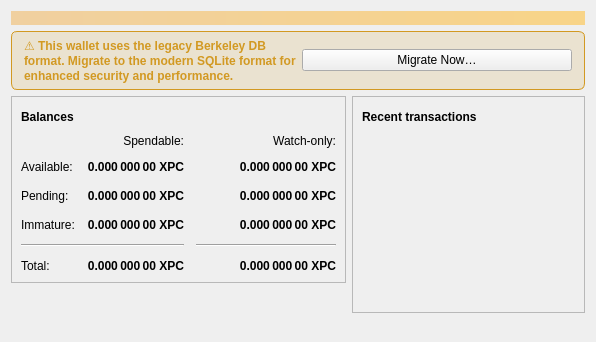
<?xml version="1.0" encoding="UTF-8"?>
<ui version="4.0">
 <class>OverviewPage</class>
 <widget class="QWidget" name="OverviewPage">
  <property name="geometry">
   <rect>
    <x>0</x>
    <y>0</y>
    <width>596</width>
    <height>342</height>
   </rect>
  </property>
  <property name="windowTitle">
   <string>Form</string>
  </property>
  <layout class="QVBoxLayout" name="topLayout">
   <item>
    <widget class="QLabel" name="labelAlerts">
     <property name="visible">
      <bool>false</bool>
     </property>
     <property name="styleSheet">
      <string notr="true">QLabel { background-color: qlineargradient(x1: 0, y1: 0, x2: 1, y2: 0, stop:0 #F0D0A0, stop:1 #F8D488); color:#000000; }</string>
     </property>
     <property name="wordWrap">
      <bool>true</bool>
     </property>
     <property name="margin">
      <number>3</number>
     </property>
     <property name="textInteractionFlags">
      <set>Qt::TextSelectableByMouse</set>
     </property>
    </widget>
   </item>
   <item>
    <widget class="QFrame" name="frameBDBWarning">
     <property name="visible">
      <bool>false</bool>
     </property>
     <property name="styleSheet">
      <string notr="true">QFrame#frameBDBWarning { background-color: rgba(210, 153, 34, 0.15); border: 1px solid #d29922; border-radius: 6px; } QLabel#labelBDBWarningText { color: #d29922; font-weight: 500; }</string>
     </property>
     <layout class="QHBoxLayout" name="layoutBDBWarning">
      <property name="leftMargin">
       <number>12</number>
      </property>
      <property name="topMargin">
       <number>6</number>
      </property>
      <property name="rightMargin">
       <number>12</number>
      </property>
      <property name="bottomMargin">
       <number>6</number>
      </property>
      <item>
       <widget class="QLabel" name="labelBDBWarningText">
        <property name="text">
         <string>⚠️ This wallet uses the legacy Berkeley DB format. Migrate to the modern SQLite format for enhanced security and performance.</string>
        </property>
        <property name="wordWrap">
         <bool>true</bool>
        </property>
       </widget>
      </item>
      <item>
       <widget class="QPushButton" name="buttonMigrateBDB">
        <property name="text">
         <string>Migrate Now…</string>
        </property>
        <property name="cursor">
         <cursorShape>PointingHandCursor</cursorShape>
        </property>
       </widget>
      </item>
     </layout>
    </widget>
   </item>
   <item>
    <layout class="QHBoxLayout" name="horizontalLayout" stretch="1,1">
     <item>
      <layout class="QVBoxLayout" name="verticalLayout_2">
       <item>
        <widget class="QFrame" name="frame">
         <property name="frameShape">
          <enum>QFrame::StyledPanel</enum>
         </property>
         <property name="frameShadow">
          <enum>QFrame::Raised</enum>
         </property>
         <layout class="QVBoxLayout" name="verticalLayout_4">
          <item>
           <layout class="QHBoxLayout" name="horizontalLayout_4">
            <item>
             <widget class="QLabel" name="label_5">
              <property name="font">
               <font>
                <weight>75</weight>
                <bold>true</bold>
               </font>
              </property>
              <property name="text">
               <string>Balances</string>
              </property>
             </widget>
            </item>
            <item>
             <widget class="QPushButton" name="labelWalletStatus">
              <property name="enabled">
               <bool>true</bool>
              </property>
              <property name="maximumSize">
               <size>
                <width>30</width>
                <height>16777215</height>
               </size>
              </property>
              <property name="toolTip">
               <string>The displayed information may be out of date. Your wallet automatically synchronizes with the XPChain network after a connection is established, but this process has not completed yet.</string>
              </property>
              <property name="text">
               <string/>
              </property>
              <property name="icon">
               <iconset resource="../bitcoin.qrc">
                <normaloff>:/icons/warning</normaloff>
                <disabledoff>:/icons/warning</disabledoff>:/icons/warning</iconset>
              </property>
              <property name="iconSize">
               <size>
                <width>24</width>
                <height>24</height>
               </size>
              </property>
              <property name="flat">
               <bool>true</bool>
              </property>
             </widget>
            </item>
            <item>
             <spacer name="horizontalSpacer_3">
              <property name="orientation">
               <enum>Qt::Horizontal</enum>
              </property>
              <property name="sizeHint" stdset="0">
               <size>
                <width>40</width>
                <height>20</height>
               </size>
              </property>
             </spacer>
            </item>
           </layout>
          </item>
          <item>
           <layout class="QGridLayout" name="gridLayout">
            <property name="spacing">
             <number>12</number>
            </property>
            <item row="2" column="2">
             <widget class="QLabel" name="labelWatchPending">
              <property name="font">
               <font>
                <weight>75</weight>
                <bold>true</bold>
               </font>
              </property>
              <property name="cursor">
               <cursorShape>IBeamCursor</cursorShape>
              </property>
              <property name="toolTip">
               <string>Unconfirmed transactions to watch-only addresses</string>
              </property>
              <property name="text">
               <string notr="true">0.000 000 00 XPC</string>
              </property>
              <property name="alignment">
               <set>Qt::AlignRight|Qt::AlignTrailing|Qt::AlignVCenter</set>
              </property>
              <property name="textInteractionFlags">
               <set>Qt::LinksAccessibleByMouse|Qt::TextSelectableByKeyboard|Qt::TextSelectableByMouse</set>
              </property>
             </widget>
            </item>
            <item row="2" column="1">
             <widget class="QLabel" name="labelUnconfirmed">
              <property name="font">
               <font>
                <weight>75</weight>
                <bold>true</bold>
               </font>
              </property>
              <property name="cursor">
               <cursorShape>IBeamCursor</cursorShape>
              </property>
              <property name="toolTip">
               <string>Total of transactions that have yet to be confirmed, and do not yet count toward the spendable balance</string>
              </property>
              <property name="text">
               <string notr="true">0.000 000 00 XPC</string>
              </property>
              <property name="alignment">
               <set>Qt::AlignRight|Qt::AlignTrailing|Qt::AlignVCenter</set>
              </property>
              <property name="textInteractionFlags">
               <set>Qt::LinksAccessibleByMouse|Qt::TextSelectableByKeyboard|Qt::TextSelectableByMouse</set>
              </property>
             </widget>
            </item>
            <item row="3" column="2">
             <widget class="QLabel" name="labelWatchImmature">
              <property name="font">
               <font>
                <weight>75</weight>
                <bold>true</bold>
               </font>
              </property>
              <property name="cursor">
               <cursorShape>IBeamCursor</cursorShape>
              </property>
              <property name="toolTip">
               <string>Mined balance in watch-only addresses that has not yet matured</string>
              </property>
              <property name="text">
               <string notr="true">0.000 000 00 XPC</string>
              </property>
              <property name="alignment">
               <set>Qt::AlignRight|Qt::AlignTrailing|Qt::AlignVCenter</set>
              </property>
              <property name="textInteractionFlags">
               <set>Qt::LinksAccessibleByMouse|Qt::TextSelectableByKeyboard|Qt::TextSelectableByMouse</set>
              </property>
             </widget>
            </item>
            <item row="4" column="0" colspan="2">
             <widget class="Line" name="line">
              <property name="orientation">
               <enum>Qt::Horizontal</enum>
              </property>
             </widget>
            </item>
            <item row="4" column="2">
             <widget class="Line" name="lineWatchBalance">
              <property name="sizePolicy">
               <sizepolicy hsizetype="Preferred" vsizetype="Fixed">
                <horstretch>0</horstretch>
                <verstretch>0</verstretch>
               </sizepolicy>
              </property>
              <property name="minimumSize">
               <size>
                <width>140</width>
                <height>0</height>
               </size>
              </property>
              <property name="orientation">
               <enum>Qt::Horizontal</enum>
              </property>
             </widget>
            </item>
            <item row="5" column="0">
             <widget class="QLabel" name="labelTotalText">
              <property name="text">
               <string>Total:</string>
              </property>
             </widget>
            </item>
            <item row="3" column="1">
             <widget class="QLabel" name="labelImmature">
              <property name="font">
               <font>
                <weight>75</weight>
                <bold>true</bold>
               </font>
              </property>
              <property name="cursor">
               <cursorShape>IBeamCursor</cursorShape>
              </property>
              <property name="toolTip">
               <string>Mined balance that has not yet matured</string>
              </property>
              <property name="text">
               <string notr="true">0.000 000 00 XPC</string>
              </property>
              <property name="alignment">
               <set>Qt::AlignRight|Qt::AlignTrailing|Qt::AlignVCenter</set>
              </property>
              <property name="textInteractionFlags">
               <set>Qt::LinksAccessibleByMouse|Qt::TextSelectableByKeyboard|Qt::TextSelectableByMouse</set>
              </property>
             </widget>
            </item>
            <item row="2" column="3">
             <spacer name="horizontalSpacer_2">
              <property name="orientation">
               <enum>Qt::Horizontal</enum>
              </property>
              <property name="sizeHint" stdset="0">
               <size>
                <width>40</width>
                <height>20</height>
               </size>
              </property>
             </spacer>
            </item>
            <item row="3" column="0">
             <widget class="QLabel" name="labelImmatureText">
              <property name="text">
               <string>Immature:</string>
              </property>
             </widget>
            </item>
            <item row="5" column="1">
             <widget class="QLabel" name="labelTotal">
              <property name="font">
               <font>
                <weight>75</weight>
                <bold>true</bold>
               </font>
              </property>
              <property name="cursor">
               <cursorShape>IBeamCursor</cursorShape>
              </property>
              <property name="toolTip">
               <string>Your current total balance</string>
              </property>
              <property name="text">
               <string notr="true">0.000 000 00 XPC</string>
              </property>
              <property name="alignment">
               <set>Qt::AlignRight|Qt::AlignTrailing|Qt::AlignVCenter</set>
              </property>
              <property name="textInteractionFlags">
               <set>Qt::LinksAccessibleByMouse|Qt::TextSelectableByKeyboard|Qt::TextSelectableByMouse</set>
              </property>
             </widget>
            </item>
            <item row="5" column="2">
             <widget class="QLabel" name="labelWatchTotal">
              <property name="font">
               <font>
                <weight>75</weight>
                <bold>true</bold>
               </font>
              </property>
              <property name="cursor">
               <cursorShape>IBeamCursor</cursorShape>
              </property>
              <property name="toolTip">
               <string>Current total balance in watch-only addresses</string>
              </property>
              <property name="text">
               <string notr="true">0.000 000 00 XPC</string>
              </property>
              <property name="alignment">
               <set>Qt::AlignRight|Qt::AlignTrailing|Qt::AlignVCenter</set>
              </property>
              <property name="textInteractionFlags">
               <set>Qt::LinksAccessibleByMouse|Qt::TextSelectableByKeyboard|Qt::TextSelectableByMouse</set>
              </property>
             </widget>
            </item>
            <item row="0" column="2">
             <widget class="QLabel" name="labelWatchonly">
              <property name="text">
               <string>Watch-only:</string>
              </property>
              <property name="alignment">
               <set>Qt::AlignRight|Qt::AlignTrailing|Qt::AlignVCenter</set>
              </property>
             </widget>
            </item>
            <item row="1" column="0">
             <widget class="QLabel" name="labelBalanceText">
              <property name="text">
               <string>Available:</string>
              </property>
             </widget>
            </item>
            <item row="1" column="1">
             <widget class="QLabel" name="labelBalance">
              <property name="font">
               <font>
                <weight>75</weight>
                <bold>true</bold>
               </font>
              </property>
              <property name="cursor">
               <cursorShape>IBeamCursor</cursorShape>
              </property>
              <property name="toolTip">
               <string>Your current spendable balance</string>
              </property>
              <property name="text">
               <string notr="true">0.000 000 00 XPC</string>
              </property>
              <property name="alignment">
               <set>Qt::AlignRight|Qt::AlignTrailing|Qt::AlignVCenter</set>
              </property>
              <property name="textInteractionFlags">
               <set>Qt::LinksAccessibleByMouse|Qt::TextSelectableByKeyboard|Qt::TextSelectableByMouse</set>
              </property>
             </widget>
            </item>
            <item row="1" column="2">
             <widget class="QLabel" name="labelWatchAvailable">
              <property name="font">
               <font>
                <weight>75</weight>
                <bold>true</bold>
               </font>
              </property>
              <property name="cursor">
               <cursorShape>IBeamCursor</cursorShape>
              </property>
              <property name="toolTip">
               <string>Your current balance in watch-only addresses</string>
              </property>
              <property name="text">
               <string notr="true">0.000 000 00 XPC</string>
              </property>
              <property name="alignment">
               <set>Qt::AlignRight|Qt::AlignTrailing|Qt::AlignVCenter</set>
              </property>
              <property name="textInteractionFlags">
               <set>Qt::LinksAccessibleByMouse|Qt::TextSelectableByKeyboard|Qt::TextSelectableByMouse</set>
              </property>
             </widget>
            </item>
            <item row="2" column="0">
             <widget class="QLabel" name="labelPendingText">
              <property name="text">
               <string>Pending:</string>
              </property>
             </widget>
            </item>
            <item row="0" column="1">
             <widget class="QLabel" name="labelSpendable">
              <property name="text">
               <string>Spendable:</string>
              </property>
              <property name="alignment">
               <set>Qt::AlignRight|Qt::AlignTrailing|Qt::AlignVCenter</set>
              </property>
             </widget>
            </item>
           </layout>
          </item>
         </layout>
        </widget>
       </item>
       <item>
        <spacer name="verticalSpacer">
         <property name="orientation">
          <enum>Qt::Vertical</enum>
         </property>
         <property name="sizeHint" stdset="0">
          <size>
           <width>20</width>
           <height>40</height>
          </size>
         </property>
        </spacer>
       </item>
      </layout>
     </item>
     <item>
      <layout class="QVBoxLayout" name="verticalLayout_3">
       <item>
        <widget class="QFrame" name="frame_2">
         <property name="frameShape">
          <enum>QFrame::StyledPanel</enum>
         </property>
         <property name="frameShadow">
          <enum>QFrame::Raised</enum>
         </property>
         <layout class="QVBoxLayout" name="verticalLayout">
          <item>
           <layout class="QHBoxLayout" name="horizontalLayout_2">
            <item>
             <widget class="QLabel" name="label_4">
              <property name="font">
               <font>
                <weight>75</weight>
                <bold>true</bold>
               </font>
              </property>
              <property name="text">
               <string>Recent transactions</string>
              </property>
             </widget>
            </item>
            <item>
             <widget class="QPushButton" name="labelTransactionsStatus">
              <property name="enabled">
               <bool>true</bool>
              </property>
              <property name="maximumSize">
               <size>
                <width>30</width>
                <height>16777215</height>
               </size>
              </property>
              <property name="toolTip">
               <string>The displayed information may be out of date. Your wallet automatically synchronizes with the XPChain network after a connection is established, but this process has not completed yet.</string>
              </property>
              <property name="text">
               <string/>
              </property>
              <property name="icon">
               <iconset resource="../bitcoin.qrc">
                <normaloff>:/icons/warning</normaloff>
                <disabledoff>:/icons/warning</disabledoff>:/icons/warning</iconset>
              </property>
              <property name="iconSize">
               <size>
                <width>24</width>
                <height>24</height>
               </size>
              </property>
              <property name="flat">
               <bool>true</bool>
              </property>
             </widget>
            </item>
            <item>
             <spacer name="horizontalSpacer">
              <property name="orientation">
               <enum>Qt::Horizontal</enum>
              </property>
              <property name="sizeHint" stdset="0">
               <size>
                <width>40</width>
                <height>20</height>
               </size>
              </property>
             </spacer>
            </item>
           </layout>
          </item>
          <item>
           <widget class="QListView" name="listTransactions">
            <property name="styleSheet">
             <string notr="true">QListView { background: transparent; }</string>
            </property>
            <property name="frameShape">
             <enum>QFrame::NoFrame</enum>
            </property>
            <property name="verticalScrollBarPolicy">
             <enum>Qt::ScrollBarAlwaysOff</enum>
            </property>
            <property name="horizontalScrollBarPolicy">
             <enum>Qt::ScrollBarAlwaysOff</enum>
            </property>
            <property name="selectionMode">
             <enum>QAbstractItemView::NoSelection</enum>
            </property>
           </widget>
          </item>
         </layout>
        </widget>
       </item>
       <item>
        <spacer name="verticalSpacer_2">
         <property name="orientation">
          <enum>Qt::Vertical</enum>
         </property>
         <property name="sizeHint" stdset="0">
          <size>
           <width>20</width>
           <height>40</height>
          </size>
         </property>
        </spacer>
       </item>
      </layout>
     </item>
    </layout>
   </item>
  </layout>
 </widget>
 <resources/>
 <connections/>
</ui>
